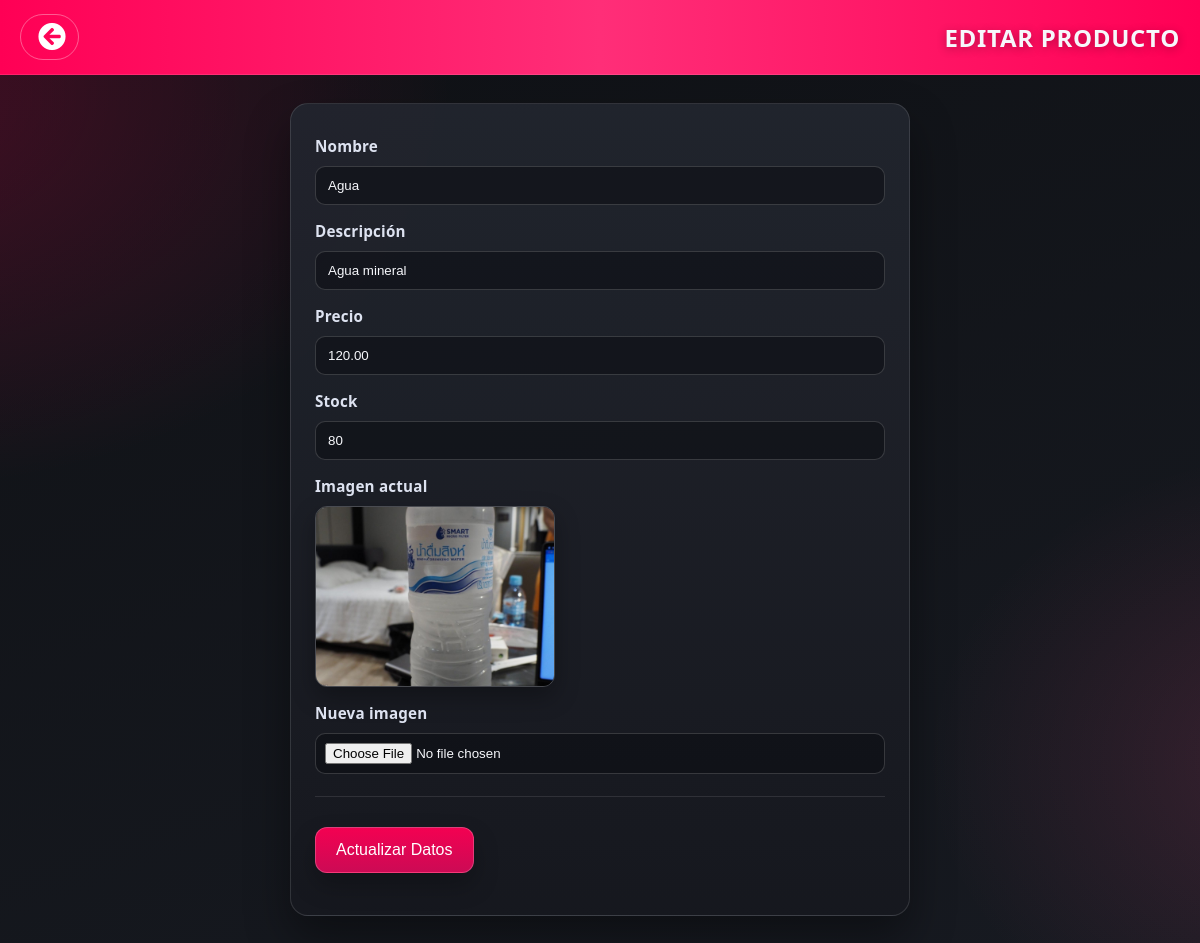
The page /MVCsix1.0/update.php?ID=4 (signed in) on the database its author committed.
### tables this page shows
CREATE TABLE productos (
    id_producto INT AUTO_INCREMENT PRIMARY KEY,
    nombre VARCHAR(100) NOT NULL,
    descripcion TEXT,
    precio DECIMAL(10,2) NOT NULL,
    stock INT NOT NULL DEFAULT 0,
    img VARCHAR(255),
    id_categoria INT,
    estado ENUM('Activo','Inactivo') NOT NULL DEFAULT 'Activo',
    creado_en TIMESTAMP NOT NULL DEFAULT CURRENT_TIMESTAMP,
    actualizado_en TIMESTAMP NOT NULL DEFAULT CURRENT_TIMESTAMP ON UPDATE CURRENT_TIMESTAMP,
    CONSTRAINT fk_productos_categoria FOREIGN KEY (id_categoria) REFERENCES categorias(id_categoria)
        ON DELETE SET NULL ON UPDATE CASCADE,
    CONSTRAINT chk_productos_precio CHECK (precio > 0),
    CONSTRAINT chk_productos_stock CHECK (stock >= 0),
    INDEX idx_productos_estado (estado),
    INDEX idx_productos_id_categoria (id_categoria)
);

### src/Support/Autoload.php (called while the page is built, shortened)
<?php
spl_autoload_register(function ($class) {
    $prefix = 'App\\';
    $relative = substr($class, strlen($prefix));
    $path = __DIR__ . '/../' . str_replace('\\', '/', $relative) . '.php';
});

### src/Support/Database.php (called while the page is built, shortened)
<?php
class Database
{
    private static $connection = null;
    public static function config(array $overrides = array())
    {
        $config = array(
            'host' => getenv('APP_DB_HOST') ?: 'localhost',
            'user' => getenv('APP_DB_USER') ?: 'root',
            'password' => getenv('APP_DB_PASSWORD') ?: '',
            'database' => getenv('APP_DB_NAME') ?: 'ProyectoMagnus',
            'charset' => getenv('APP_DB_CHARSET') ?: 'utf8mb4',
        );
        return $config;
    }
    public static function connect(array $overrides = array())
    {
        if (self::$connection === null) {
            self::$connection = self::createConnection($overrides);
        }
        return self::$connection;
    }
    private static function createConnection(array $overrides)
    {
        $config = self::config($overrides);
        $connection = mysqli_connect(
            (string) $config['host'],
            (string) $config['user'],
            (string) $config['password'],
            (string) $config['database']
        );
        if ($connection && !empty($config['charset'])) {
            mysqli_set_charset($connection, (string) $config['charset']);
        }
        return $connection;
    }
}

### MVCsix1.0/Producto.php (called while the page is built, shortened)
<?php
class Producto
{
    private $servicio;
    public function __construct()
    {
        $this->servicio = new App\Services\ProductoService();
    }
    public function BuscarProducto($idProducto)
    {
        return $this->find($idProducto);
    }
    public function find($idProducto)
    {
        return $this->servicio->buscar($idProducto);
    }
}

### src/Services/ProductoService.php (called while the page is built, shortened)
<?php
class ProductoService
{
    private $repositorio;
    public function __construct(ProductoRepository $repositorio = null)
    {
        $this->repositorio = $repositorio ?: new ProductoRepository();
    }
    public function buscar($idProducto) { return (int) $idProducto > 0 ? $this->repositorio->buscar((int) $idProducto) : null; }
}

### src/Repositories/ProductoRepository.php (called while the page is built, shortened)
<?php
class ProductoRepository
{
    private $connection;
    public function __construct($connection = null)
    {
        $this->connection = $connection ?: Database::connect();
    }
    public function buscar($idProducto)
    {
        $stmt = mysqli_prepare($this->connection, 'SELECT id_producto, nombre, descripcion, precio, stock, img, id_categoria, estado FROM productos WHERE id_producto = ? LIMIT 1');
        mysqli_stmt_bind_param($stmt, 'i', $idProducto);
        mysqli_stmt_execute($stmt);
        $result = mysqli_stmt_get_result($stmt);
        $producto = $result ? mysqli_fetch_assoc($result) : null;
        return $producto ?: null;
    }
}

### MVCsix1.0/update.php (the view, shortened to what this page needs)
<?php
$IDProducto = filter_input(INPUT_GET, 'ID', FILTER_VALIDATE_INT);
require_once "Producto.php";
$producto = new Producto();
$datosProducto = $producto->BuscarProducto($IDProducto);
$updateCssVersion = @filemtime(__DIR__ . '/../estilos/update.css') ?: time();
function h($value)
{
    return htmlspecialchars((string) $value, ENT_QUOTES, 'UTF-8');
}
function resolverRutaImagen($ruta, $nombreProducto = '')
{
  $ruta = trim((string) $ruta);
  $nombre = mb_strtolower((string) $nombreProducto, 'UTF-8');
  $imagenesEspecificas = array(
    'hamburguesa bacon' => 'files/ham2.png',
    'cheeseburger' => 'files/ham5.png',
    'hamburguesa' => 'img/default_hamburguesa_hq.jpg',
    'pizza' => 'img/default_pizza_hq.jpg',
    'coca cola' => 'img/coca-orig.jpeg',
    'coca' => 'img/coca-orig.jpeg',
    'cola' => 'img/coca-orig.jpeg',
    'agua' => 'img/agua_hq.jpg',
    'papas fritas' => 'files/papas.png',
    'papas' => 'files/papas.png',
    'helado vainilla' => 'files/Helado.jpg',
    'helado' => 'files/Helado.jpg',
    'nuggets' => 'img/nuggets_pollo_real.jpg',
    'jugo de naranja' => 'img/jugo_naranja_real.jpg',
    'jugo' => 'img/jugo_naranja_real.jpg'
  );
  foreach ($imagenesEspecificas as $keyword => $rutaEspecifica) {
    if (mb_strpos($nombre, $keyword) !== false && is_file(__DIR__ . '/' . $rutaEspecifica)) {
      return $rutaEspecifica;
    }
  }
  return null;
}
$imgActualUrl = resolverRutaImagen($datosProducto['img'] ?? '', $datosProducto['nombre'] ?? '');
?>
<!DOCTYPE html>
<html lang="en">
<head>
<link rel="stylesheet" type="text/css" href="../estilos/update.css?v=<?php echo $updateCssVersion; ?>">
<link rel="stylesheet" href="https://cdnjs.cloudflare.com/ajax/libs/font-awesome/5.15.3/css/all.min.css">
</head>
<body>
<header>
<a class="Atras" href="index.php">
  <i class="fas fa-arrow-circle-left" style="margin-left: 5px;"></i>
</a>
<h1>Editar Producto</h1>
</header>
<div class="contenido">
  <form method="post" action="InterfazProducto.php" enctype="multipart/form-data">
    <label>Nombre</label>
    <input type="text" name="Nombre" id="Nombre" class="form-control" maxlength="100" required value="<?php echo h($datosProducto['nombre']); ?>">
    <label>Descripción</label>
    <input type="text" name="Descripcion" id="Descripcion" class="form-control" maxlength="100" required value="<?php echo h($datosProducto['descripcion']); ?>">
    <label>Precio</label>
    <input type="number" step="0.01" name="Precio" id="Precio" class="form-control" maxlength="100" required value="<?php echo h($datosProducto['precio']); ?>">
    <label>Stock</label>
    <input type="number" name="Stock" id="Stock" class="form-control" maxlength="100" required value="<?php echo h($datosProducto['stock']); ?>">
    <label>Imagen actual</label>
    <?php if (!empty($imgActualUrl)) { ?>
      <img class="preview-image" src="<?php echo h($imgActualUrl); ?>" alt="<?php echo h($datosProducto['nombre']); ?>">
    <?php } else { ?>
      <p class="preview-empty">No hay imagen cargada.</p>
    <?php } ?>
    <label>Nueva imagen</label>
    <input type="file" name="fileTest" id="fileTest" accept="image/*">
    <hr>
    <p><input class="boton" type="submit" name="submit" value="Actualizar Datos"></p>
  </form>
</div>
</body>
</html>

### estilos/update.css (style rules this page uses)
:root { --bg-main: #0f1115; --bg-soft: #171a21; --panel-top: rgba(34, 37, 46, 0.95); --panel-bottom: rgba(22, 24, 31, 0.95); --accent: #ff0055; --accent-soft: #ff4d8a; --text: #f6f7fb; --muted: #b8bfd1; --line: rgba(255, 255, 255, 0.12); }
* { box-sizing: border-box; }
body { margin: 0; min-height: 100vh; color: var(--text); font-family: "Segoe UI", Tahoma, Geneva, Verdana, sans-serif; background: radial-gradient(55rem 38rem at -10% 10%, rgba(255, 0, 85, 0.22), transparent 65%), radial-gradient(35rem 28rem at 110% 80%, rgba(255, 77, 138, 0.16), transparent 70%), linear-gradient(160deg, var(--bg-main), var(--bg-soft)); }
header { min-height: 72px; padding: 14px 20px; display: flex; align-items: center; justify-content: space-between; gap: 10px; border-bottom: 1px solid var(--line); background: linear-gradient(90deg, #ff0055, #ff2e78 50%, #ff0055); }
h1 { margin: 0; font-size: clamp(1.2rem, 2vw, 1.8rem); letter-spacing: 0.7px; text-transform: uppercase; text-shadow: 0 2px 10px rgba(0, 0, 0, 0.3); }
.Atras { min-height: 42px; display: inline-flex; align-items: center; justify-content: center; padding: 8px 12px; color: #fff; text-decoration: none; border-radius: 999px; border: 1px solid rgba(255, 255, 255, 0.35); transition: transform 0.2s ease, background-color 0.2s ease; }
.Atras i { font-size: 28px; }
.contenido { width: min(960px, 94%); margin: 28px auto 36px; }
form { width: min(620px, 100%); margin: 0 auto; padding: 26px 24px; border-radius: 18px; border: 1px solid var(--line); background: linear-gradient(180deg, var(--panel-top), var(--panel-bottom)); box-shadow: 0 22px 44px rgba(0, 0, 0, 0.38); display: flex; flex-direction: column; gap: 10px; }
label { margin-top: 6px; font-size: 0.95rem; font-weight: 600; color: #dde2f0; letter-spacing: 0.2px; }
.form-control, input[type="file"] { width: 100%; padding: 11px 12px; border-radius: 10px; border: 1px solid rgba(255, 255, 255, 0.16); background: rgba(12, 14, 19, 0.55); color: var(--text); transition: border-color 0.2s ease, box-shadow 0.2s ease; }
input[type="file"] { padding: 9px; }
.preview-image { width: min(240px, 100%); max-height: 220px; object-fit: cover; border-radius: 12px; border: 1px solid rgba(255, 255, 255, 0.2); box-shadow: 0 10px 24px rgba(0, 0, 0, 0.3); }
hr { width: 100%; margin: 12px 0 4px; border: 0; border-top: 1px solid rgba(255, 255, 255, 0.1); }
.boton { min-height: 46px; padding: 12px 20px; border: 1px solid rgba(255, 255, 255, 0.22); border-radius: 12px; color: #fff; font-size: 1rem; cursor: pointer; background: linear-gradient(180deg, rgba(255, 0, 85, 0.95), rgba(214, 10, 88, 0.95)); box-shadow: 0 12px 24px rgba(0, 0, 0, 0.25); transition: transform 0.2s ease, filter 0.2s ease; }

### rows shown on the page
productos: Nombre "Agua", Descripcion "Agua mineral", Precio "120.00", Stock "80"
